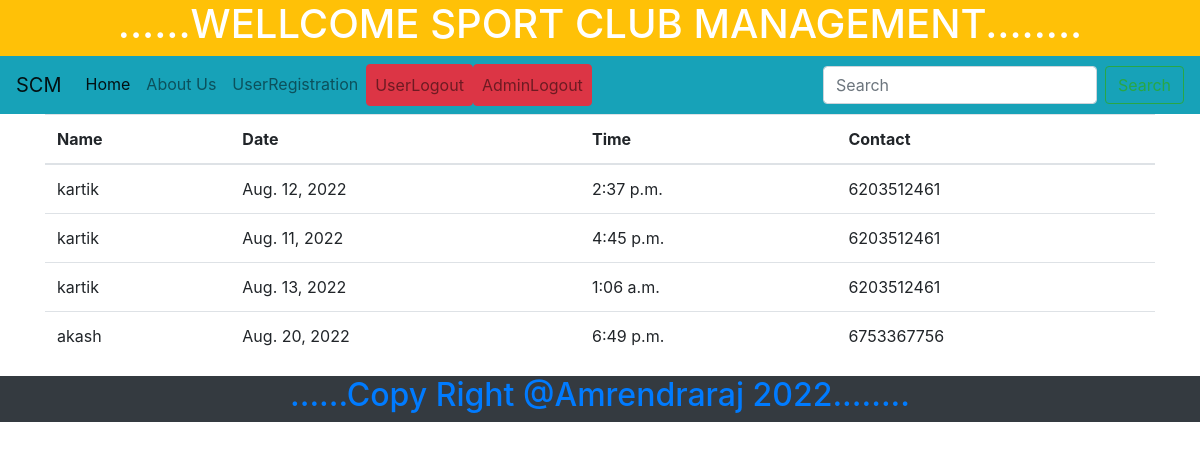
Screenshot of /scmapp/admin_booking (signed in) with the database file from the repository.
### scmapp/models.py (models this page shows, shortened)
class Book_ground(models.Model):
    bid=models.AutoField(primary_key=True)
    uid=models.IntegerField()
    name=models.CharField(max_length=200)
    date=models.DateField()
    time=models.TimeField()
    mobile=models.CharField(max_length=12)

### scmapp/views.py (the view)
# urls.py: path('admin_booking',views.admin_booking,name='admin_booking'),
def admin_booking(request):
    if 'a_name' in request.session:
        booking=Book_ground.objects.all()
        param={'data':booking}
        return render(request,'scm/admin_booking.html',param)
    else:
        param = {"status": "you need to Login"}
        return render(request, 'scm/admin_login.html', param)

### scmapp/TEMPLATES/scm/admin_booking.html (shortened to what this page needs)
{% extends 'scm/master.html' %}
{% block body%}
<div class="container">
    <div class="row">
        <div class="col-md-12 col-lg-12 col-xl-12">
            <table class="table table-hover">
                <thead>
                <tr>
                    <th>Name</th>
                    <th>Date</th>
                    <th>Time</th>
                    <th>Contact</th>
                </tr>
                </thead>
                <tbody>
                    {% for x in data %}
                    <tr>
                        <td>{{x.name}}</td>
                        <td>{{x.date}}</td>
                        <td>{{x.time}}</td>
                        <td>{{x.mobile}}</td>
                    </tr>
                    {% endfor%}
                </tbody>
            </table>
        </div>
    </div>
</div>
{% endblock %}

### scmapp/TEMPLATES/scm/master.html (shortened to what this page needs)
<!DOCTYPE html>
<html lang="en">
<head>
    <link rel="stylesheet" href="https://cdn.jsdelivr.net/npm/bootstrap@4.6.2/dist/css/bootstrap.min.css">
</head>
<body>
<div class="container-fluid bg-warning ">
    <div class="row">
        <div class="col-md-12 col-xl-12">
            <h1 class=" text-center text-white">......WELLCOME SPORT CLUB MANAGEMENT........</h1>
        </div>
    </div>
</div>
<nav class="navbar navbar-expand-lg navbar-light bg-info">
  <a class="navbar-brand" href="#">SCM</a>
  <div class="collapse navbar-collapse" id="navbarSupportedContent">
    <ul class="navbar-nav mr-auto">
      <li class="nav-item active">
        <a class="nav-link" href="/scmapp/">Home <span class="sr-only">(current)</span></a>
      </li>
      <li class="nav-item">
        <a class="nav-link" href="about">About Us</a>
      </li>
      <li class="nav-item">
        <a class="nav-link " href="user_reg">UserRegistration</a>
      </li>
         {% if 'u_name' not in request.session %}
        <li class="nav-item">
        <a class="nav-link " href="user_login">UserLogin</a>
      </li>
         {% else %}
        <li class="nav-item">
        <a class="nav-link  btn btn-danger" href="user_logout">UserLogout</a>
        {% endif %}
        {% if 'a_name' not in request.session %}
        <li class="nav-item">
        <a class="nav-link " href="admin_login_page">AdminLogin</a>
      </li>
        {% else %}
        <li class="nav-item">
        <a class="nav-link  btn btn-danger" href="admin_logout">AdminLogout</a>
        {% endif %}
    </ul>
    <form class="form-inline my-2 my-lg-0">
      <input class="form-control mr-sm-2" type="search" placeholder="Search" aria-label="Search">
      <button class="btn btn-outline-success my-2 my-sm-0" type="submit">Search</button>
    </form>
  </div>
</nav>
{% block body%}
{% endblock%}
<div class="container-fluid bg-dark">
    <div class="row">
        <div class="col-md-12 col-xl-12">
            <h2 class="text-primary text-center">......Copy Right @Amrendraraj 2022........</h2>
        </div>
    </div>
</div>
</body>
</html>

### rows the page displays
Book_ground: name "kartik", date "Aug. 12, 2022", time "2:37 p.m.", mobile "6203512461"
Book_ground: name "kartik", date "Aug. 11, 2022", time "4:45 p.m.", mobile "6203512461"
Book_ground: name "kartik", date "Aug. 13, 2022", time "1:06 a.m.", mobile "6203512461"
Book_ground: name "akash", date "Aug. 20, 2022", time "6:49 p.m.", mobile "6753367756"
